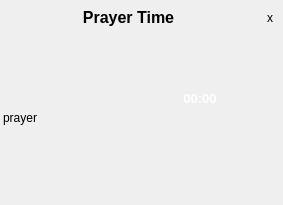
<?xml version="1.0" encoding="UTF-8"?>
<ui version="4.0">
 <class>Adhan</class>
 <widget class="QWidget" name="Adhan">
  <property name="geometry">
   <rect>
    <x>0</x>
    <y>0</y>
    <width>283</width>
    <height>205</height>
   </rect>
  </property>
  <property name="windowTitle">
   <string>Adhan</string>
  </property>
  <layout class="QGridLayout" name="gridLayoutAdhan">
   <property name="leftMargin">
    <number>0</number>
   </property>
   <property name="topMargin">
    <number>0</number>
   </property>
   <property name="rightMargin">
    <number>0</number>
   </property>
   <property name="bottomMargin">
    <number>0</number>
   </property>
   <property name="spacing">
    <number>0</number>
   </property>
   <item row="0" column="0" colspan="2">
    <widget class="QWidget" name="widgetBgrmenu" native="true">
     <property name="styleSheet">
      <string notr="true">/*QWidget #widgetBgrmenu{
	background-color: rgb(65, 65, 65);


border-radius:10px;
}
*/</string>
     </property>
     <layout class="QGridLayout" name="gridLayout">
      <property name="leftMargin">
       <number>3</number>
      </property>
      <property name="topMargin">
       <number>3</number>
      </property>
      <property name="rightMargin">
       <number>3</number>
      </property>
      <property name="bottomMargin">
       <number>3</number>
      </property>
      <item row="0" column="2">
       <widget class="QToolButton" name="toolButtonClose">
        <property name="text">
         <string>x</string>
        </property>
        <property name="iconSize">
         <size>
          <width>10</width>
          <height>10</height>
         </size>
        </property>
        <property name="autoRaise">
         <bool>true</bool>
        </property>
       </widget>
      </item>
      <item row="1" column="0">
       <widget class="QLabel" name="labelInfo">
        <property name="text">
         <string notr="true">prayer</string>
        </property>
        <property name="margin">
         <number>15</number>
        </property>
       </widget>
      </item>
      <item row="0" column="0" colspan="2">
       <widget class="QLabel" name="label">
        <property name="sizePolicy">
         <sizepolicy hsizetype="Preferred" vsizetype="Fixed">
          <horstretch>0</horstretch>
          <verstretch>0</verstretch>
         </sizepolicy>
        </property>
        <property name="font">
         <font>
          <pointsize>12</pointsize>
          <weight>75</weight>
          <bold>true</bold>
         </font>
        </property>
        <property name="text">
         <string>Prayer Time</string>
        </property>
        <property name="alignment">
         <set>Qt::AlignCenter</set>
        </property>
       </widget>
      </item>
      <item row="1" column="1" colspan="2">
       <widget class="QWidget" name="widgetLogo" native="true">
        <property name="sizePolicy">
         <sizepolicy hsizetype="Fixed" vsizetype="Fixed">
          <horstretch>0</horstretch>
          <verstretch>0</verstretch>
         </sizepolicy>
        </property>
        <property name="minimumSize">
         <size>
          <width>160</width>
          <height>160</height>
         </size>
        </property>
        <property name="maximumSize">
         <size>
          <width>160</width>
          <height>160</height>
         </size>
        </property>
        <property name="styleSheet">
         <string notr="true">QWidget#widgetLogo
 {
border-image: url(:/images/logo.png);
}
QLabel{
color:#ffffff
}</string>
        </property>
        <layout class="QVBoxLayout" name="verticalLayout">
         <property name="spacing">
          <number>0</number>
         </property>
         <property name="leftMargin">
          <number>9</number>
         </property>
         <property name="topMargin">
          <number>32</number>
         </property>
         <property name="bottomMargin">
          <number>15</number>
         </property>
         <item>
          <widget class="QLabel" name="labelTimer">
           <property name="font">
            <font>
             <pointsize>10</pointsize>
             <weight>75</weight>
             <bold>true</bold>
            </font>
           </property>
           <property name="styleSheet">
            <string notr="true"/>
           </property>
           <property name="text">
            <string notr="true">00:00</string>
           </property>
           <property name="alignment">
            <set>Qt::AlignCenter</set>
           </property>
           <property name="wordWrap">
            <bool>true</bool>
           </property>
          </widget>
         </item>
         <item>
          <widget class="QLabel" name="labelSalat">
           <property name="minimumSize">
            <size>
             <width>0</width>
             <height>0</height>
            </size>
           </property>
           <property name="maximumSize">
            <size>
             <width>16777215</width>
             <height>70</height>
            </size>
           </property>
           <property name="text">
            <string/>
           </property>
           <property name="pixmap">
            <pixmap resource="images.qrc">:/images/0.png</pixmap>
           </property>
           <property name="scaledContents">
            <bool>false</bool>
           </property>
           <property name="alignment">
            <set>Qt::AlignCenter</set>
           </property>
          </widget>
         </item>
        </layout>
       </widget>
      </item>
     </layout>
    </widget>
   </item>
  </layout>
 </widget>
 <resources>
  <include location="images.qrc"/>
 </resources>
 <connections>
  <connection>
   <sender>toolButtonClose</sender>
   <signal>clicked()</signal>
   <receiver>Adhan</receiver>
   <slot>hide()</slot>
   <hints>
    <hint type="sourcelabel">
     <x>170</x>
     <y>25</y>
    </hint>
    <hint type="destinationlabel">
     <x>170</x>
     <y>-2</y>
    </hint>
   </hints>
  </connection>
 </connections>
</ui>
